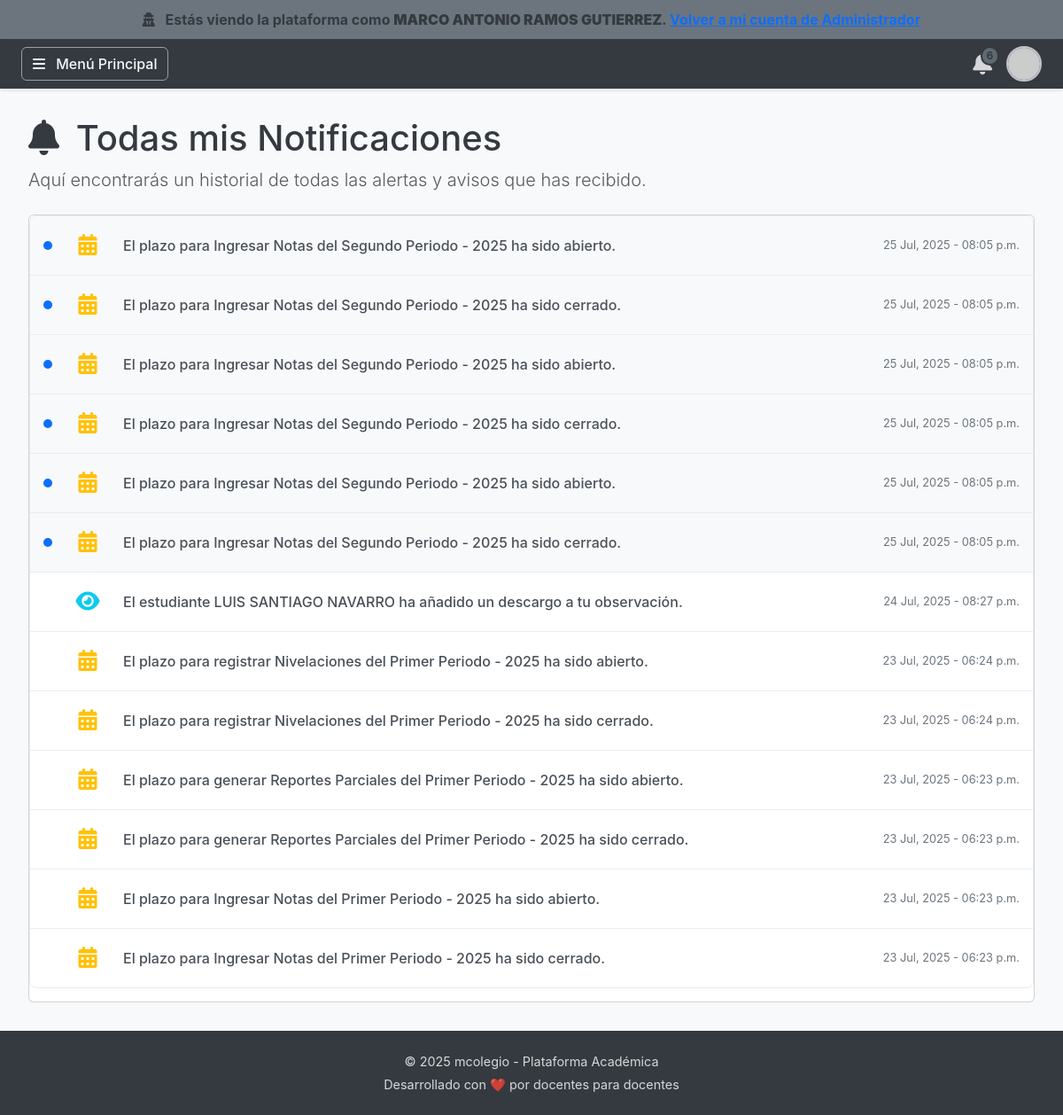
Screenshot of /notificaciones/ (signed in) with the database file from the repository.
### notas/models/comunicaciones.py (models this page shows, shortened)
class Notificacion(models.Model):
    colegio = models.ForeignKey(Colegio, on_delete=models.CASCADE, related_name="notificaciones", null=True)
    destinatario = models.ForeignKey(User, on_delete=models.CASCADE, related_name="notificaciones")
    mensaje = models.CharField(max_length=255)
    leido = models.BooleanField(default=False)
    fecha_creacion = models.DateTimeField(auto_now_add=True)
    url = models.URLField(max_length=200, null=True, blank=True)
    TIPO_CHOICES = [
        ('MENSAJE', 'Nuevo Mensaje'),
        ('OBSERVADOR', 'Observación Registrada'),
        ('PERIODO', 'Cambio en Periodo'),
        ('RENDIMIENTO', 'Alerta de Rendimiento'),
        ('GENERAL', 'Aviso General'),
    ]
    tipo = models.CharField(max_length=15, choices=TIPO_CHOICES, default='GENERAL')
    class Meta:
        ordering = ['-fecha_creacion']
        verbose_name = "Notificación"
        verbose_name_plural = "Notificaciones"

### notas/views/notificaciones_views.py (the view)
# urls.py: path('notificaciones/', notificaciones_views.lista_notificaciones_vista, name='lista_notificaciones'),
@login_required
def lista_notificaciones_vista(request):
    notificaciones = Notificacion.objects.filter(destinatario=request.user)
    context = {
        'notificaciones': notificaciones,
        'page_title': 'Todas mis Notificaciones'
    }
    return render(request, 'notas/notificaciones/lista_completa.html', context)

### notas/context_processors.py (called while the page is built)
def contador_notificaciones(request):
    if request.user.is_authenticated:
        no_leidas = Notificacion.objects.filter(destinatario=request.user, leido=False).count()
    else:
        no_leidas = 0
    return {'contador_notificaciones_no_leidas': no_leidas}

def notificaciones_destacadas(request):
    if request.user.is_authenticated:
        return {
            'notificaciones_destacadas': Notificacion.objects.filter(destinatario=request.user, leido=False, tipo__in=['OBSERVADOR', 'RENDIMIENTO'])[:1]
        }
    return {'notificaciones_destacadas': []}

def colegio_context(request):
    colegio = getattr(request, 'colegio', None)
    return {'colegio': colegio}

### notas/templatetags/auth_extras.py (called while the page is built)
@register.filter(name='has_group')
def has_group(user, group_name):
    return user.groups.filter(name=group_name).exists()

### notas/templatetags/nota_filters.py (called while the page is built)
@register.filter(name='get_initials')
def get_initials(user):
    if user.first_name and user.last_name:
        return (user.first_name[0] + user.last_name[0]).upper()
    elif user.first_name:
        return user.first_name[:2].upper()
    else:
        return user.username[:2].upper()

### notas/templates/notas/notificaciones/lista_completa.html (shortened to what this page needs)
{% extends 'notas/base.html' %}
{% load static %}
{% block page_title %}
    <h1><i class="fas fa-bell me-2"></i> Todas mis Notificaciones</h1>
    <p class="lead text-muted">Aquí encontrarás un historial de todas las alertas y avisos que has recibido.</p>
{% endblock %}
{% block content %}
<div class="card">
    <div class="card-body p-0">
        <ul class="notification-list">
            {% for notificacion in notificaciones %}
                <li class="notification-item {% if not notificacion.leido %}unread{% endif %}">
                    <a href="{{ notificacion.url|default:'#' }}">
                        {% if not notificacion.leido %}
                            <div class="unread-dot"></div>
                        {% else %}
                             <div style="width: 10px; margin-right: 15px;"></div> {% endif %}
                        <div class="notification-icon">
                            {% if notificacion.tipo == 'MENSAJE' %}
                                <i class="fas fa-envelope text-primary"></i>
                            {% elif notificacion.tipo == 'OBSERVADOR' %}
                                <i class="fas fa-eye text-info"></i>
                            {% elif notificacion.tipo == 'PERIODO' %}
                                <i class="fas fa-calendar-alt text-warning"></i>
                            {% elif notificacion.tipo == 'RENDIMIENTO' %}
                                 <i class="fas fa-chart-line text-danger"></i>
                            {% else %}
                                <i class="fas fa-bell text-secondary"></i>
                            {% endif %}
                        </div>
                        <div class="notification-body">
                            <p>{{ notificacion.mensaje }}</p>
                        </div>
                        <div class="notification-date">
                            {{ notificacion.fecha_creacion|date:"d M, Y - h:i a" }}
                        </div>
                    </a>
                </li>
            {% empty %}
                <li class="list-group-item text-center p-5">
                    <p class="lead text-muted mb-0">No tienes notificaciones.</p>
                </li>
            {% endfor %}
        </ul>
    </div>
</div>
{% endblock %}

### notas/templates/notas/base.html (shortened to what this page needs)
{% load static %}
<!DOCTYPE html>
<html lang="es">
<head>
    {% include "notas/includes/_head.html" %}
</head>
<body>
    {% if request.session.original_user_id %}
    <div class="impersonation-banner">
        <i class="fas fa-user-secret me-2"></i>
        Estás viendo la plataforma como <strong>{{ request.user.get_full_name|upper }}</strong>.
        <a href="{% url 'detener_suplantacion' %}">Volver a mi cuenta de Administrador</a>
    </div>
    {% endif %}
    <div class="page-wrapper">
        {% include "notas/includes/_topbar.html" %}
        <main class="content-area">
            <div class="page-header mb-4">
                {% block page_title %}{% endblock %}
            </div>
            {% block content %}{% endblock %}
        </main>
        {% include "notas/includes/_footer.html" %}
    </div>
</body>
</html>

### notas/templates/notas/includes/_head.html (shortened to what this page needs)
<link rel="stylesheet" href="https://cdnjs.cloudflare.com/ajax/libs/font-awesome/6.5.1/css/all.min.css">
<link href="https://cdn.jsdelivr.net/npm/select2@4.1.0-rc.0/dist/css/select2.min.css" rel="stylesheet" />
<link rel="stylesheet" href="https://cdn.jsdelivr.net/npm/select2-bootstrap-5-theme@1.3.0/dist/select2-bootstrap-5-theme.min.css" />
<link href="https://cdn.jsdelivr.net/npm/bootstrap@5.3.3/dist/css/bootstrap.min.css" rel="stylesheet">

### notas/templates/notas/includes/_topbar.html (shortened to what this page needs)
{% load static %}
{% load nota_filters %}
{% load auth_extras %}
<header class="topbar-new">
    <div class="topbar-section left">
        <div class="dropdown">
            <button class="btn btn-outline-light dropdown-toggle" type="button" id="mainMenuDropdown" data-bs-toggle="dropdown" aria-expanded="false">
                <i class="fas fa-bars me-2"></i>
                Menú Principal
            </button>
        </div>
    </div>
    <div class="topbar-section right">
            <div class="notification-bell ms-3">
            <a href="#" class="topbar-icon-link" id="notification-icon-link" role="button" data-bs-toggle="dropdown" aria-expanded="false">
                <i class="fas fa-bell fa-lg"></i>
                {% if contador_notificaciones_no_leidas > 0 %}
                    <span class="badge rounded-pill notification-badge-abs">{{ contador_notificaciones_no_leidas }}</span>
                {% endif %}
            </a>
        </div>
        <div class="user-info dropdown ms-3">
            <a href="#" class="d-flex align-items-center text-white text-decoration-none dropdown-toggle" id="userMenu" data-bs-toggle="dropdown" aria-expanded="false">
                {% if user|has_group:"Docentes" and user.docente.ficha and user.docente.ficha.foto %}
                    <img src="{{ user.docente.ficha.foto.url }}" alt="Foto de Perfil" class="user-photo">
                {% elif user|has_group:"Estudiantes" and user.estudiante.ficha and user.estudiante.ficha.foto %}
                    <img src="{{ user.estudiante.ficha.foto.url }}" alt="Foto de Perfil" class="user-photo">
                {% else %}
                    <img src="https://placehold.co/100x100/EBF4FF/0056b3?text={{ user|get_initials }}" alt="Foto de Perfil" class="user-photo">
                {% endif %}
            </a>
        </div>
    </div>
</header>

### notas/templates/notas/includes/_footer.html (shortened to what this page needs)
<footer class="page-footer">
    <p class="mb-1">&copy; {% now "Y" %} mcolegio - Plataforma Académica</p>
    <p class="mb-0">Desarrollado con ❤️ por docentes para docentes</p>
</footer>

### notas/templates/notas/notificaciones/lista_completa.html (style rules this page uses)
.notification-list { list-style: none; padding: 0; }
.notification-item a { display: flex; align-items: center; padding: 15px; border: 1px solid #e9ecef; margin-bottom: -1px; background-color: #fff; color: #495057; text-decoration: none; transition: background-color 0.2s; }
.notification-item.unread a { background-color: #f8f9fa; }
.notification-item:first-child a { border-top-left-radius: 8px; border-top-right-radius: 8px; }
.notification-item:last-child a { border-bottom-left-radius: 8px; border-bottom-right-radius: 8px; }
.notification-icon { font-size: 1.5rem; width: 50px; text-align: center; margin-right: 15px; }
.notification-body { flex-grow: 1; }
.notification-body p { margin: 0; font-weight: 500; }
.notification-date { font-size: 0.8rem; color: #6c757d; white-space: nowrap; margin-left: 20px; }
.unread-dot { width: 10px; height: 10px; background-color: var(--color-primario); border-radius: 50%; margin-right: 15px; flex-shrink: 0; }

### rows the page displays
Notificacion: leido False (drawn), tipo "PERIODO" (drawn), mensaje "El plazo para Ingresar Notas del Segundo Periodo - 2025 ha sido abierto.", fecha_creacion "25 Jul, 2025 - 08:05 p.m."
Notificacion: leido False (drawn), tipo "PERIODO" (drawn), mensaje "El plazo para Ingresar Notas del Segundo Periodo - 2025 ha sido cerrado.", fecha_creacion "25 Jul, 2025 - 08:05 p.m."
Notificacion: leido False (drawn), tipo "PERIODO" (drawn), mensaje "El plazo para Ingresar Notas del Segundo Periodo - 2025 ha sido abierto.", fecha_creacion "25 Jul, 2025 - 08:05 p.m."
Notificacion: leido False (drawn), tipo "PERIODO" (drawn), mensaje "El plazo para Ingresar Notas del Segundo Periodo - 2025 ha sido cerrado.", fecha_creacion "25 Jul, 2025 - 08:05 p.m."
Notificacion: leido False (drawn), tipo "PERIODO" (drawn), mensaje "El plazo para Ingresar Notas del Segundo Periodo - 2025 ha sido abierto.", fecha_creacion "25 Jul, 2025 - 08:05 p.m."
Notificacion: leido False (drawn), tipo "PERIODO" (drawn), mensaje "El plazo para Ingresar Notas del Segundo Periodo - 2025 ha sido cerrado.", fecha_creacion "25 Jul, 2025 - 08:05 p.m."
Notificacion: tipo "OBSERVADOR" (drawn), mensaje "El estudiante LUIS SANTIAGO NAVARRO ha añadido un descargo a tu observación.", fecha_creacion "24 Jul, 2025 - 08:27 p.m."
Notificacion: tipo "PERIODO" (drawn), mensaje "El plazo para registrar Nivelaciones del Primer Periodo - 2025 ha sido abierto.", fecha_creacion "23 Jul, 2025 - 06:24 p.m."
Notificacion: tipo "PERIODO" (drawn), mensaje "El plazo para registrar Nivelaciones del Primer Periodo - 2025 ha sido cerrado.", fecha_creacion "23 Jul, 2025 - 06:24 p.m."
Notificacion: tipo "PERIODO" (drawn), mensaje "El plazo para generar Reportes Parciales del Primer Periodo - 2025 ha sido abierto.", fecha_creacion "23 Jul, 2025 - 06:23 p.m."
Notificacion: tipo "PERIODO" (drawn), mensaje "El plazo para generar Reportes Parciales del Primer Periodo - 2025 ha sido cerrado.", fecha_creacion "23 Jul, 2025 - 06:23 p.m."
Notificacion: tipo "PERIODO" (drawn), mensaje "El plazo para Ingresar Notas del Primer Periodo - 2025 ha sido abierto.", fecha_creacion "23 Jul, 2025 - 06:23 p.m."
Notificacion: tipo "PERIODO" (drawn), mensaje "El plazo para Ingresar Notas del Primer Periodo - 2025 ha sido cerrado.", fecha_creacion "23 Jul, 2025 - 06:23 p.m."

### other values shown
{{ request.user.get_full_name|upper }} "MARCO ANTONIO RAMOS GUTIERREZ"
{{ contador_notificaciones_no_leidas }} "6"
